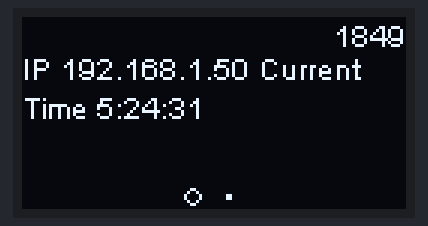
A sketch run on a simulated ESP8266 (NodeMCU). Shown: 128×64 one-colour display. WiFi joins after 1.5 s; servers stay silent unless stated; what the sketch prints to the serial monitor is not drawn.

Above: at 2.01 s.
At 5.67 s:
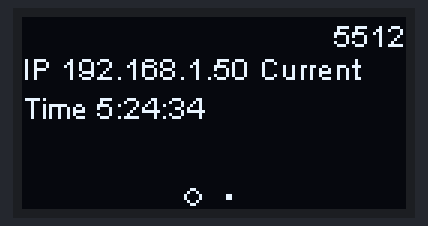
At 9.64 s:
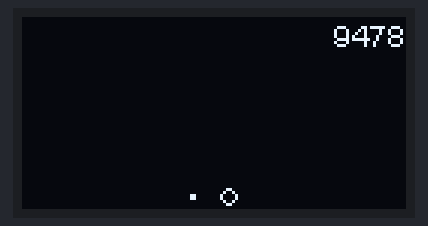
At 17.27 s:
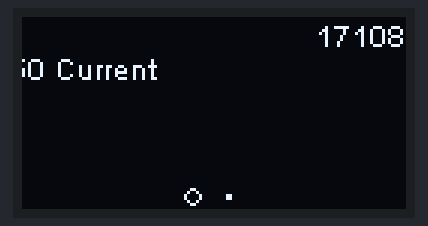
At 28.56 s:
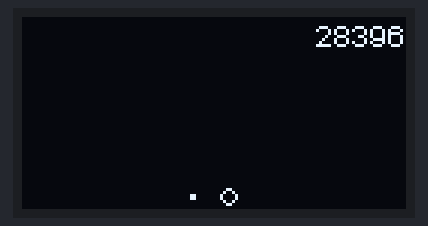
At 39.85 s:
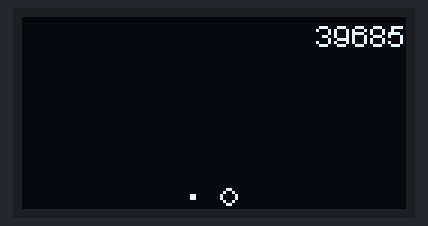

The sketch:

TimeNTP_ESP8266WiFi_OLED.ino
```cpp
/*
 * Time_NTP.pde
 * Example showing time sync to NTP time source
 *
 * This sketch uses the ESP8266WiFi library
 */

#include <Wire.h>
#include "SSD1306.h"
#include "OLEDDisplayUi.h" // Include the UI lib
#include "images.h" // Include custom images
#include <TimeLib.h>
#include <ESP8266WiFi.h>
#include <WiFiUdp.h>

// Initialize the OLED display using Wire library
SSD1306 display(0x3c, D2, D1);
OLEDDisplayUi ui     ( &display );


void msOverlay(OLEDDisplay *display, OLEDDisplayUiState* state) {
  display->setTextAlignment(TEXT_ALIGN_RIGHT);
  display->setFont(ArialMT_Plain_10);
  display->drawString(128, 0, String(millis()));
}

void drawFrame1(OLEDDisplay *display, OLEDDisplayUiState* state, int16_t x, int16_t y) {

  // Demo for drawStringMaxWidth:
  // with the third parameter you can define the width after which words will be wrapped.
  // Currently only spaces and "-" are allowed for wrapping
  display->setFont(ArialMT_Plain_10);
  display->setTextAlignment(TEXT_ALIGN_LEFT);
  // display->drawStringMaxWidth(0 + x, 10 + y, 128, "Lorem ipsum\n dolor sit amet, consetetur sadipscing elitr, sed diam nonumy eirmod tempor invidunt ut labore.");
  display->drawStringMaxWidth(0 + x, 11 + y, 128, "IP " + WiFi.localIP().toString() + "\n Current Time " + String(hour()) + ":" + String(minute()) + ":" + String(second()));
}

void drawFrame2(OLEDDisplay *display, OLEDDisplayUiState* state, int16_t x, int16_t y) {
  //if (client.connect("www.google.com", 80)) {
    // Serial.println("connected to server");
    // Make a HTTP request:
    // client.println("GET /search?q=arduino HTTP/1.1");
    // client.println("Host: www.google.com");
    // client.println("Connection: close");
    // client.println();
  //}

    // if there are incoming bytes available
    // from the server, read them and print them:
    //while (client.available()) {
    //  char c = client.read();
    //Serial.write(c);
  // }

  // if the server's disconnected, stop the client:
  //if (!client.connected()) {
  //  Serial.println();
  //  Serial.println("disconnecting from server.");
  //  client.stop();
  // }
}

// This array keeps function pointers to all frames
// frames are the single views that slide in
FrameCallback frames[] = { drawFrame1, drawFrame2 };

// how many frames are there?
int frameCount = 2;

// Overlays are statically drawn on top of a frame eg. a clock
OverlayCallback overlays[] = { msOverlay };

int overlaysCount = 1;

const char ssid[] = "IMISSMYPUPPY";  //  your network SSID (name)
const char pass[] = "";       // your network password

// NTP Servers:
IPAddress timeServer(128, 138, 140, 44); // time-a.timefreq.bldrdoc.gov
// IPAddress timeServer(132, 163, 4, 102); // time-b.timefreq.bldrdoc.gov
// IPAddress timeServer(132, 163, 4, 103); // time-c.timefreq.bldrdoc.gov


//const int timeZone = 1;     // Central European Time
const int timeZone = -5;  // Eastern Standard Time (USA)
//const int timeZone = -4;  // Eastern Daylight Time (USA)
//const int timeZone = -8;  // Pacific Standard Time (USA)
//const int timeZone = -7;  // Pacific Daylight Time (USA)


WiFiUDP Udp;
unsigned int localPort = 8888;  // local port to listen for UDP packets


void digitalClockDisplay(){
  // digital clock display of the time
  Serial.print(hour());
  printDigits(minute());
  printDigits(second());
  Serial.print(" ");
  Serial.print(day());
  Serial.print(".");
  Serial.print(month());
  Serial.print(".");
  Serial.print(year());
  Serial.println();
}

void printDigits(int digits){
  // utility for digital clock display: prints preceding colon and leading 0
  Serial.print(":");
  if(digits < 10)
    Serial.print('0');
  Serial.print(digits);
}

/*-------- NTP code ----------*/

const int NTP_PACKET_SIZE = 48; // NTP time is in the first 48 bytes of message
byte packetBuffer[NTP_PACKET_SIZE]; //buffer to hold incoming & outgoing packets

time_t getNtpTime()
{
  while (Udp.parsePacket() > 0) ; // discard any previously received packets
  Serial.println("Transmit NTP Request");
  sendNTPpacket(timeServer);
  uint32_t beginWait = millis();
  while (millis() - beginWait < 1500) {
    int size = Udp.parsePacket();
    if (size >= NTP_PACKET_SIZE) {
      Serial.println("Receive NTP Response");
      Udp.read(packetBuffer, NTP_PACKET_SIZE);  // read packet into the buffer
      unsigned long secsSince1900;
      // convert four bytes starting at location 40 to a long integer
      secsSince1900 =  (unsigned long)packetBuffer[40] << 24;
      secsSince1900 |= (unsigned long)packetBuffer[41] << 16;
      secsSince1900 |= (unsigned long)packetBuffer[42] << 8;
      secsSince1900 |= (unsigned long)packetBuffer[43];
      return secsSince1900 - 2208988800UL + timeZone * SECS_PER_HOUR;
    }
  }
  Serial.println("No NTP Response :-(");
  return 0; // return 0 if unable to get the time
}

// send an NTP request to the time server at the given address
void sendNTPpacket(IPAddress &address)
{
  // set all bytes in the buffer to 0
  memset(packetBuffer, 0, NTP_PACKET_SIZE);
  // Initialize values needed to form NTP request
  // (see URL above for details on the packets)
  packetBuffer[0] = 0b11100011;   // LI, Version, Mode
  packetBuffer[1] = 0;     // Stratum, or type of clock
  packetBuffer[2] = 6;     // Polling Interval
  packetBuffer[3] = 0xEC;  // Peer Clock Precision
  // 8 bytes of zero for Root Delay & Root Dispersion
  packetBuffer[12]  = 49;
  packetBuffer[13]  = 0x4E;
  packetBuffer[14]  = 49;
  packetBuffer[15]  = 52;
  // all NTP fields have been given values, now
  // you can send a packet requesting a timestamp:
  Udp.beginPacket(address, 123); //NTP requests are to port 123
  Udp.write(packetBuffer, NTP_PACKET_SIZE);
  Udp.endPacket();
}


void setup() {

  Serial.begin(9600);
  while (!Serial) ; // Needed for Leonardo only
  delay(250);
  Serial.println("TimeNTP Example");
  Serial.print("Connecting to ");
  Serial.println(ssid);
  WiFi.begin(ssid, pass);

  while (WiFi.status() != WL_CONNECTED) {
    delay(500);
    Serial.print(".");
  }

  Serial.print("IP number assigned by DHCP is ");
  Serial.println(WiFi.localIP());
  Serial.println("Starting UDP");
  Udp.begin(localPort);
  Serial.print("Local port: ");
  Serial.println(Udp.localPort());
  Serial.println("waiting for sync");
  setSyncProvider(getNtpTime);

  // The ESP is capable of rendering 60fps in 80Mhz mode
  // but that won't give you much time for anything else
  // run it in 160Mhz mode or just set it to 30 fps
  ui.setTargetFPS(60);

  // Customize the active and inactive symbol
  ui.setActiveSymbol(activeSymbol);
  ui.setInactiveSymbol(inactiveSymbol);

  // You can change this to
  // TOP, LEFT, BOTTOM, RIGHT
  ui.setIndicatorPosition(BOTTOM);

  // Defines where the first frame is located in the bar.
  ui.setIndicatorDirection(LEFT_RIGHT);

  // You can change the transition that is used
  // SLIDE_LEFT, SLIDE_RIGHT, SLIDE_UP, SLIDE_DOWN
  ui.setFrameAnimation(SLIDE_LEFT);

  // Add frames
  ui.setFrames(frames, frameCount);

  // Add overlays
  ui.setOverlays(overlays, overlaysCount);

  // Initialising the UI will init the display too.
  ui.init();

  display.flipScreenVertically();

}

time_t prevDisplay = 0; // when the digital clock was displayed


void loop() {
  int remainingTimeBudget = ui.update();

  if (remainingTimeBudget > 0) {
    // You can do some work here
    // Don't do stuff if you are below your
    // time budget.
    delay(remainingTimeBudget);
  }
}
```

Source omitted: images.h (data table, 2200 bytes)
